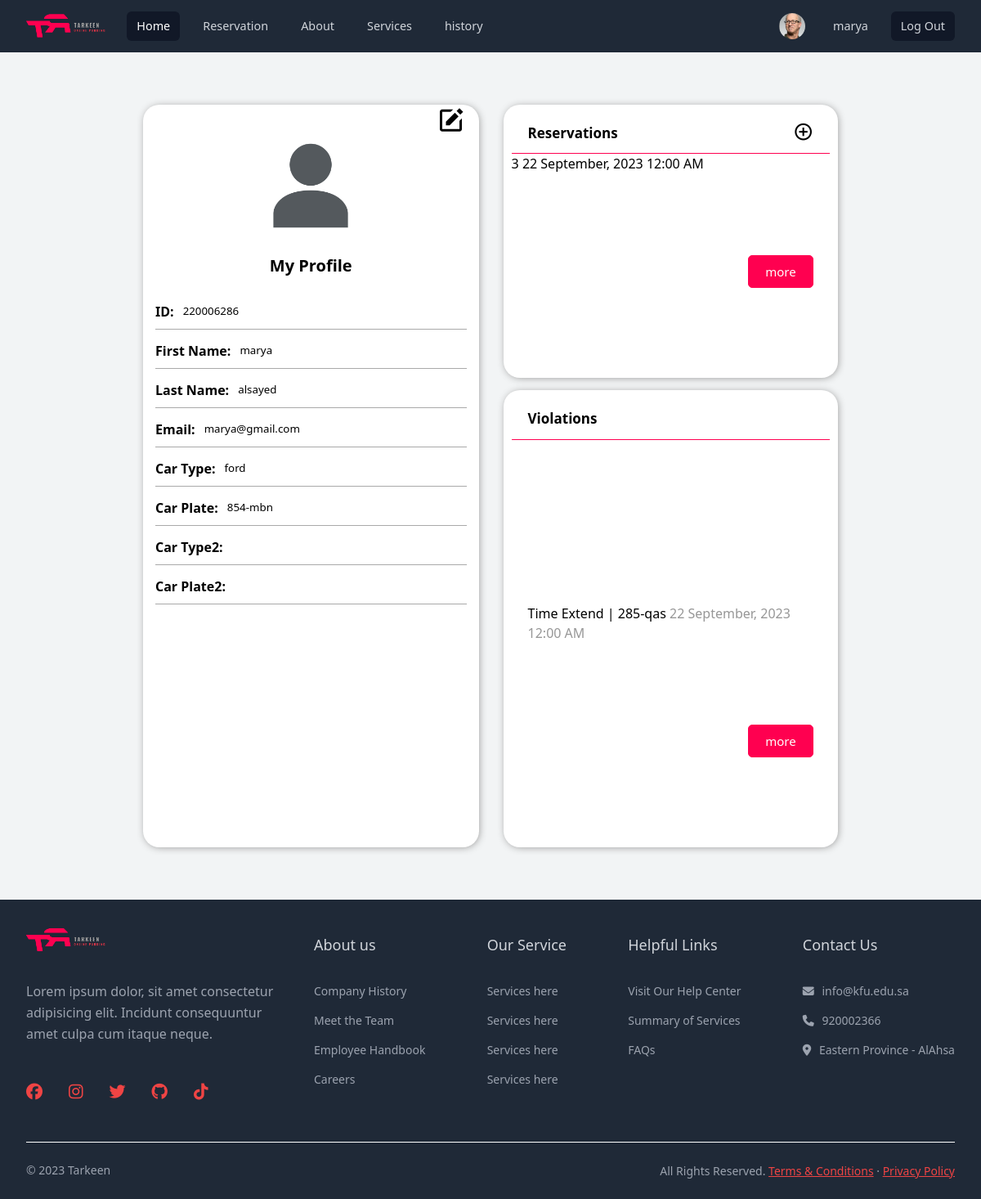
/home.php (signed in), run on the app's committed database.
### tables this page shows
CREATE TABLE Users
(
    user_id            int(128) NOT NULL,
    first_name         varchar(50)  NOT NULL,
    last_name          varchar(50)  NOT NULL,
    `password`         varchar(250) NOT NULL,
    email              varchar(250) NOT NULL,
    user_type_id       int (128) NOT NULL,
    reset_token        varchar(50),
    reset_token_expiry datetime,
    PRIMARY KEY
        (user_id),
    FOREIGN KEY
        (user_type_id) REFERENCES UserTypes
        (user_type_id)
);

CREATE TABLE Cars
(
    car_id    int(128) NOT NULL
        AUTO_INCREMENT,
    car_type  varchar(15) NOT NULL,
    car_plate varchar(15) NOT NULL,
    owner_id  int (128) NOT NULL,
    PRIMARY KEY
        (car_id),
    FOREIGN KEY
        (owner_id) REFERENCES Users
        (user_id),
    UNIQUE KEY `unique_car`
        (car_type, car_plate)
);

CREATE TABLE Reservation
(
    reservation_id       int(128) NOT NULL
        AUTO_INCREMENT,
    reservation_datetime datetime NOT NULL,
    extensions_count     int (10) DEFAULT 0,
    enter_datetime       datetime (6),
    exit_datetime        datetime (6),
    parking_id           int (128) NOT NULL,
    car_id               int (128) NOT NULL,
    reserver_id          int (128) NOT NULL,
    PRIMARY KEY
        (reservation_id),
    FOREIGN KEY
        (parking_id) REFERENCES ParkingSpots
        (parking_id),
    FOREIGN KEY
        (car_id) REFERENCES Cars
        (car_id),
    FOREIGN KEY
        (reserver_id) REFERENCES Users
        (user_id)
);

CREATE TABLE ParkingSpots
(
    parking_id     int(128) NOT NULL
        AUTO_INCREMENT,
    zone_number    varchar(10) NOT NULL,
    flour_number   int (10) NOT NULL,
    parking_number int (10) NOT NULL,
    PRIMARY KEY
        (parking_id)
);

CREATE TABLE Violations
(
    violation_id           int(128) NOT NULL
        AUTO_INCREMENT,
    violation_datetime     datetime NOT NULL,
    violation_end_datetime datetime NOT NULL,
    car_id                 int (128) NOT NULL,
    violation_type_id      int (128) NOT NULL,
    violator_id            int (128) NOT NULL,
    violated_id            int (128) NOT NULL,
    note                   varchar(256),

    PRIMARY KEY
        (violation_id),
    FOREIGN KEY
        (car_id) REFERENCES Cars
        (car_id),
    FOREIGN KEY
        (violation_type_id) REFERENCES ViolationTypes
        (violation_type_id),
    FOREIGN KEY
        (violator_id) REFERENCES Users
        (user_id),
    FOREIGN KEY
        (violated_id) REFERENCES Users
        (user_id)
);

CREATE TABLE ViolationTypes
(
    violation_type_id int(128) NOT NULL
        AUTO_INCREMENT,
    `name`            varchar(18) NOT NULL,
    number_of_days    int(128),
    PRIMARY KEY
        (violation_type_id)
);

### snippets/get_user.php (called while the page is built, shortened)
<?php
if (isset($_SESSION['user_id'])) {
    $user_id = $_SESSION['user_id'];
    $query = "SELECT * FROM users WHERE user_id = ?";
    $stmt = $connection->prepare($query);
    $stmt->bind_param("i", $user_id);
    $stmt->execute();
    $result = $stmt->get_result();
    $user = $result->fetch_assoc();
    $queryCars = "SELECT car_id, car_type, car_plate FROM cars WHERE owner_id = ?";
    $stmtCars = $connection->prepare($queryCars);
    $stmtCars->bind_param("i", $user_id);
    $stmtCars->execute();
    $resultCars = $stmtCars->get_result();
    $cars = array();
    while ($row = $resultCars->fetch_assoc()) {
        $cars[] = $row;
    }
    $user['cars'] = $cars;
    $reservationQuery = "SELECT reservation.reservation_id, reservation.reservation_datetime, reservation.extensions_count, parkingspots.parking_number
                        FROM `reservation`
                        JOIN `parkingspots` ON parkingspots.parking_id = reservation.parking_id
                        WHERE reservation.reserver_id = ?
                        ORDER BY reservation.reservation_datetime DESC";
    $stmtReservations = $connection->prepare($reservationQuery);
    $stmtReservations->bind_param("i", $user_id);
    $stmtReservations->execute();
    $resultReservations = $stmtReservations->get_result();
    $reservations = array();
    while ($row = $resultReservations->fetch_assoc()) {
        $reservations[] = $row;
    }
    $user['reservations'] = $reservations;
    if ($user["user_type_id"] == "3") {
        $vailoationQuery = "SELECT violations.violation_id, violationtypes.name, violations.violation_datetime, cars.car_plate
                        FROM `violations`
                        JOIN `violationtypes` ON violationtypes.violation_type_id = violations.violation_type_id
                        JOIN `cars` ON cars.car_id = violations.car_id
                        WHERE violations.violated_id = ?
                        ORDER BY violations.violation_datetime DESC";
    } else {
        $vailoationQuery = "SELECT violations.violation_id, violationtypes.name, violations.violation_datetime, cars.car_plate
                        FROM `violations`
                        JOIN `violationtypes` ON violationtypes.violation_type_id = violations.violation_type_id
                        JOIN `cars` ON cars.car_id = violations.car_id
                        WHERE violations.violator_id = ?
                        ORDER BY violations.violation_datetime DESC";
    }
    $stmtViolations = $connection->prepare($vailoationQuery);
    $stmtViolations->bind_param("i", $user_id);
    $stmtViolations->execute();
    $resultViolations = $stmtViolations->get_result();
    $violations = array();
    while ($row = $resultViolations->fetch_assoc()) {
        $violations[] = $row;
    }
    $user['violations'] = $violations;
}

### snippets/base.php (called while the page is built, shortened)
<?php
include "database_connection.php";
include "get_user.php";

### home.php (the view, shortened to what this page needs)
<?php include "snippets/base.php" ?>
<!DOCTYPE html>
<html lang="en">
<head>
    <?php include "snippets/layout/head.php" ?>
    <link rel="stylesheet" href="/assets/css/profilestyle.css">
</head>
<body class="body">
<?php include "snippets/layout/header.php" ?>
<main>
    <div class="container-profile">
        <div class="left">
            <form action="" method="POST" id="user-form">
                <div id="actions">
                    <i class="bx bxs-edit bx-md" id="edit"></i>
                </div>
                <div class="img-container">
                    <img src="/assets/img/User-avatar.png" alt="" width="30%" height="30%">
                </div>
                <h3>My Profile</h3>
                <div class="fields">
                    <label for="">
                        <span>ID:</span>
                        <input type="text" name="user_id" value="<?= $user['user_id'] ?>" readonly>
                    </label>
                    <label for="">
                        <span>First Name:</span>
                        <input class="editable" type="text" name="first_name" value="<?= $user['first_name'] ?>"
                               readonly>
                    </label>
                    <label for="">
                        <span>Last Name:</span>
                        <input class="editable" type="text" name="last_name" value="<?= $user['last_name'] ?>" readonly>
                    </label>
                    <label for="">
                        <span>Email:</span>
                        <input class="editable" type="email" name="email" value="<?= $user['email'] ?>" readonly>
                    </label>
                    <?php if ($user["user_type_id"] == "1" || $user["user_type_id"] == "2"): ?>
                        <label for="">
                            <span>Car Type:</span>
                            <input class="editable" type="text" name="car_type1"
                                   value="<?= $user["cars"][0]['car_type'] ?? ''?>" readonly>
                        </label>
                        <label for="">
                            <span>Car Plate:</span>
                            <input class="editable" type="text" name="car_plate1"
                                   value="<?= $user["cars"][0]['car_plate'] ?? '' ?>" readonly>
                        </label>
                        <label for="">
                            <span>Car Type2:</span>
                            <input class="editable" type="text" name="car_type2"
                                   value="<?= $user['cars'][1]['car_type'] ?? '' ?>"
                                   readonly>
                        </label>
                        <label for="">
                            <span>Car Plate2:</span>
                            <input class="editable" type="text" name="car_plate2"
                                   value="<?= $user['cars'][1]['car_plate'] ?? '' ?>"
                                   readonly>
                        </label>
                    <?php endif; ?>
                </div>
            </form>
        </div>
        <div class="right">
            <?php if ($user["user_type_id"] == "1" || $user["user_type_id"] == "2"): ?>
                <div class="violation">
                    <div class="title">
                        <span>Reservations</span>
                        <i class="bx bx-plus-circle bx-sm" style="float: right"
                           onclick="window.location.href = '/reservations/create.php'">
                        </i>
                    </div>
                    <ul class="reservations-list">
                        <?php
                        if (count($user['reservations']) > 0) {
                            $displayedReservations = 0;
                            foreach ($user['reservations'] as $reservation) {
                                if ($displayedReservations < 3) {
                                    ?>
                                    <a href="/reservations/show.php?reservation_id=<?= $reservation['reservation_id'] ?>"
                                       class="link">
                                        <li>
                                            <span><?= $reservation['parking_number'] ?></span>
                                            <span><?= date('d F, Y h:i A', strtotime($reservation['reservation_datetime'])) ?></span>
                                        </li>
                                    </a>
                                    <?php
                                    $displayedReservations++;
                                } else {
                                    break;
                                }
                            }
                        }
                        ?>
                    </ul>
                    <div class="more">
                        <button class="more-btn reservations-more-btn">
                            more
                        </button>
                    </div>
                </div>
            <?php endif; ?>
            <div class="violation">
                <div class="title">
                    <span>Violations</span>
                </div>
                <ul class="violation-list">
                    <?php
                    if (isset($user['violations']) && count($user['violations']) > 0) {
                        $displayedViolations = 0;
                        foreach ($user['violations'] as $violation) {
                            if ($displayedViolations < 3) {
                                ?>
                                <li>
                                    <span><?php echo $violation['name'] . '  |   ' . $violation['car_plate']; ?></span>
                                    <span><?php echo date('d F, Y h:i A', strtotime($violation['violation_datetime'])) ?></span>
                                </li>
                                <?php
                                $displayedViolations++;
                            } else {
                                break;
                            }
                        }
                    }
                    ?>
                </ul>
                <div class="more">
                    <button class="more-btn violation-more-btn">
                        more
                    </button>
                </div>
            </div>
        </div>
    </div>
</main>
<?php include "snippets/layout/footer.php" ?>
</body>
</html>

### snippets/layout/header.php (shortened to what this page needs)
<nav>
    <div class="nav-cont">
        <div class='cont-menu'>
        <ul class="menu menu-logo">
        <li class="logo"><a href="/"><img src="../assets/img/logo2.png" alt=""></a></li>
        </ul>
    <ul class="menu desk-menu">
        <li class="item active"><a href="/home.php">Home</a></li>
        <li class="item"><a href="/reservations/create.php">Reservation</a></li>
        <li class="item"><a href="#">About</a></li>
        <li class="item"><a href="#">Services</a></li>
        <li class="item"><a href="#">history</a></li>
    </ul>
        </div>
    <ul class="menu">
        <?php if (isset($user)): ?>
        <li class="item av">
            <div class="img-ava">
            <div class="avatar-img">
                <img src="../assets/img/avatar.png" alt="user-image" width="100%" height="auto">
            </div>
            </div>
        </li>
            <li class="item button secondary"><a href="/profile.php"><?php echo $user['first_name']; ?></a></li>
            <li class="item button"><a href="/auth/logout.php">Log Out</a></li>
        <?php else: ?>
            <li class="item button"><a href="/auth/login.php">Log In</a></li>
        <?php endif; ?>
    </ul>
    </div>
</nav>

### data on the page
users: first_name "marya", user_id "220006286", last_name "alsayed", email "marya@gmail.com"
cars: car_type1 "ford", car_plate1 "854-mbn"
reservation: parking.parking_number "3", reservation_datetime "22 September, 2023 12:00 AM"
violations: violation_type.name "Time Extend", car.car_plate "285-qas", violation_datetime "22 September, 2023 12:00 AM"
